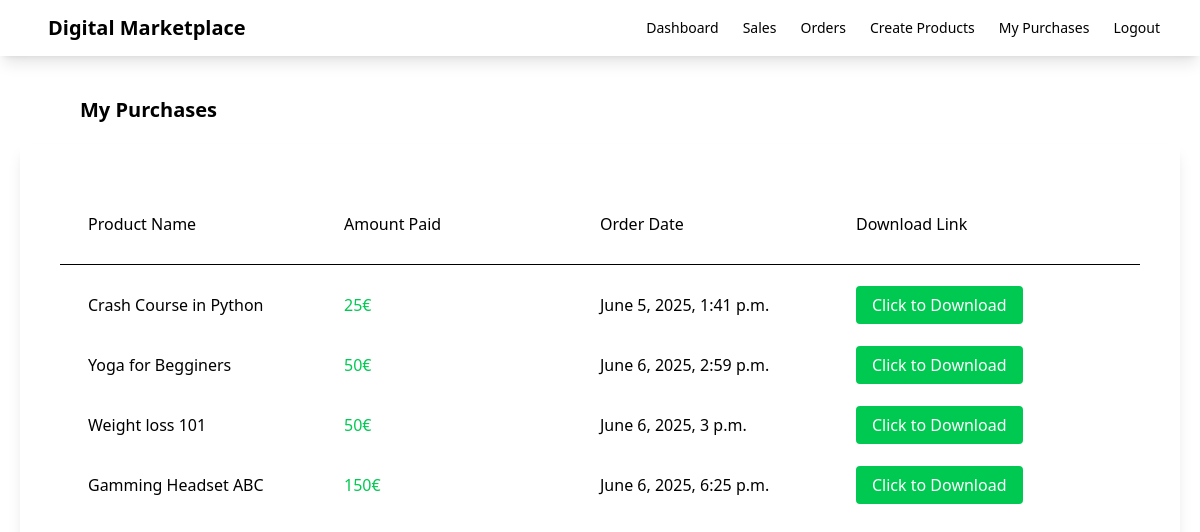
The page /purchases/ (signed in) on the database its author committed.
### myapp/models.py (models this page shows, shortened)
class OrderDetail(models.Model):
    customer_address = models.CharField(max_length=200)
    customer_email = models.EmailField()
    product = models.ForeignKey(Product, on_delete=models.CASCADE)
    amount = models.IntegerField()
    stripe_payment_intent = models.CharField(max_length=200)
    has_paid = models.BooleanField(default=False)
    created_on = models.DateTimeField(auto_now_add=True)
    updated_on = models.DateTimeField(auto_now_add=True)

class Product(models.Model):
    seller = models.ForeignKey(User, on_delete=models.CASCADE)
    name = models.CharField(max_length=100)
    description = models.CharField(max_length=100)
    price = models.FloatField()
    file = models.FileField(upload_to='uploads')
    total_sales_amount = models.IntegerField(default=0)
    total_sales = models.IntegerField(default=0)

### myapp/views.py (the view)
# urls.py: path('purchases/', views.my_purchases, name='purchases'),
def my_purchases(request):
    orders = OrderDetail.objects.filter(customer_email = request.user.email)
    return render(request, 'myapp/purchases.html', {'orders':orders})

### myapp/templates/myapp/purchases.html
{% extends 'myapp/base.html' %}
{% block body %}
<div class="flex justify-between">
    <div class="ml-20 mt-10 font-bold text-xl">My Purchases</div>
</div>
<div class="order-container p-10 m-5 shadow-lg">
    <div class="order-header flex m-5 p-2">
        <div class="w-1/4">
            Product Name
        </div>
        <div class="w-1/4">
            Amount Paid
        </div>
        <div class="w-1/4">
            Order Date
        </div>
        <div class="w-1/4">
            Download Link
        </div>
    </div>
    <hr>
    {% for order in orders %}
    <div class="flex m-5 p-2">
        <div class="w-1/4">
            {{ order.product.name }}
        </div>
        <div class="w-1/4 text-green-500">
            {{ order.amount }}€
        </div>
        <div class="w-1/4">
            {{ order.created_on }}
        </div>
        <div class="w-1/4">
            <a class="bg-green-500 text-white px-4 py-2 rounded" href="{{ order.product.file.url }}" download="">Click to Download</a>
        </div>
    </div>
    {% endfor %}
</div>
{% endblock %}

### rows shown on the page
OrderDetail: product.name "Crash Course in Python", amount "25", created_on "June 5, 2025, 1:41 p.m."
OrderDetail: product.name "Yoga for Begginers", amount "50", created_on "June 6, 2025, 2:59 p.m."
OrderDetail: product.name "Weight loss 101", amount "50", created_on "June 6, 2025, 3 p.m."
OrderDetail: product.name "Gamming Headset ABC", amount "150", created_on "June 6, 2025, 6:25 p.m."
